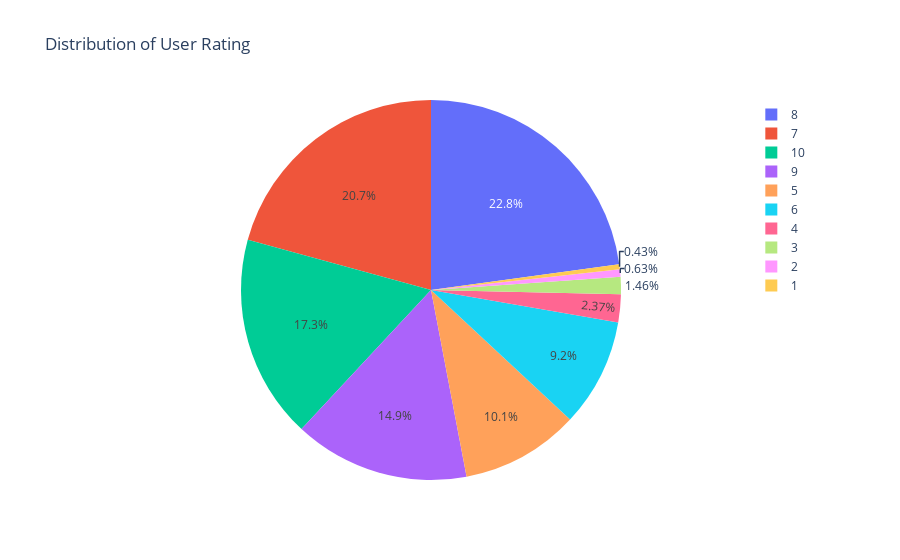

The notebook cell this image was saved under:
### Markdown cell above
We have 2182 no of unique user from 10000 datas

### Code cell
# Checking distribution of Rating
fig=go.Figure(go.Pie(labels=df['Book.Rating'].value_counts().index,values=df['Book.Rating'].value_counts().values))
fig.update_layout(autosize=False,title_text='Distribution of User Rating')

### Figure 1 — Plotly figure (JSON) as saved in the notebook; plotly's stock layout.template omitted (floating-point values rounded to 4 significant figures)
{"data": [{"labels": [8, 7, 10, 9, 5, 6, 4, 3, 2, 1], "type": "pie", "values": [2283, 2074, 1732, 1493, 1007, 920, 237, 146, 63, 43]}], "layout": {"autosize": false, "title": {"text": "Distribution of User Rating"}}}
